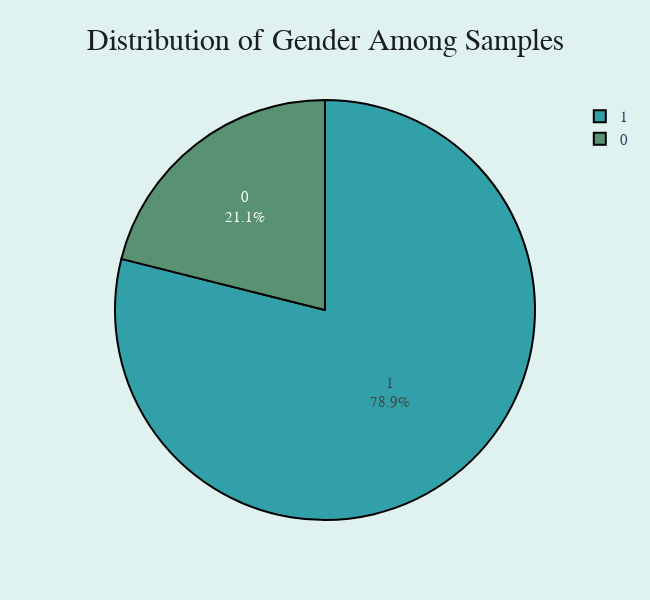

The notebook cell saved with this chart:
### Code cell
#Implement the gender pie chart

# Group by 'sex' and count occurrences
gender_count = heart['sex'].value_counts()

# Define colors
colors = ['#32a0a8', '#599173']

# Create pie chart
fig = go.Figure(data=[go.Pie(
    labels=gender_count.index, 
    values=gender_count.values,
    textinfo='label+percent',  
    marker=dict(colors=colors, line=dict(color='black', width=2))
)])

# Customize layout
fig.update_layout(
    paper_bgcolor='#dff2ef',
    plot_bgcolor='#dff2ef',
    title='Distribution of Gender Among Samples',
    width=650, height=600,
    title_x=0.5, 
    title_font_family="Times New Roman", 
    title_font_color="#191e1f", 
    title_font_size=30,
    font_family="Times New Roman",
    font_size=15
)

# Show the plot
fig.show()

### Figure 1 — Plotly figure (JSON) as saved in the notebook; plotly's stock layout.template omitted (floating-point values rounded to 4 significant figures)
{"data": [{"labels": ["1", "0"], "marker": {"colors": ["#32a0a8", "#599173"], "line": {"color": "black", "width": 2}}, "textinfo": "label+percent", "type": "pie", "values": [726, 194]}], "layout": {"font": {"family": "Times New Roman", "size": 15}, "height": 600, "paper_bgcolor": "#dff2ef", "plot_bgcolor": "#dff2ef", "title": {"font": {"color": "#191e1f", "family": "Times New Roman", "size": 30}, "text": "Distribution of Gender Among Samples", "x": 0.5}, "width": 650}}
